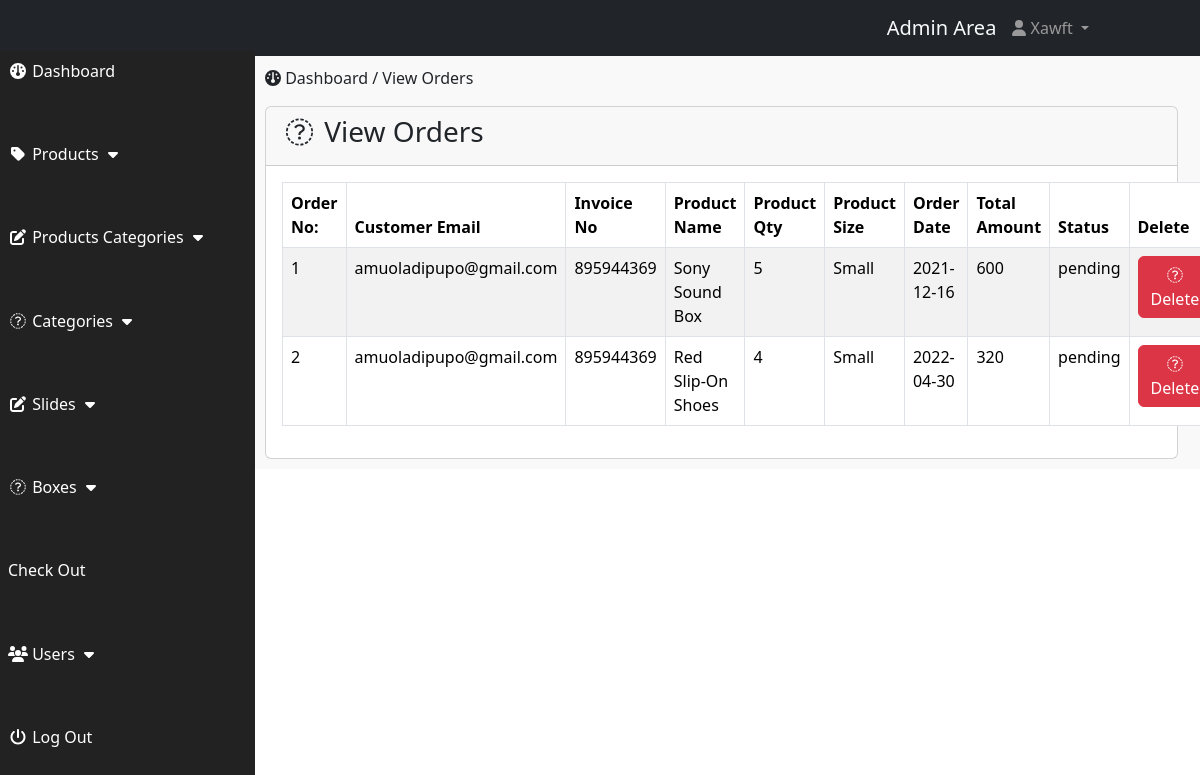
The page /includes/index.php?view_orders=2 (signed in) on the database its author committed.
### tables this page shows
CREATE TABLE `pending_orders` (
  `order_id` int(10) NOT NULL,
  `customer_id` int(10) NOT NULL,
  `invoice_no` int(10) NOT NULL,
  `product_id` text NOT NULL,
  `qty` int(10) NOT NULL,
  `size` text NOT NULL,
  `order_status` text NOT NULL
);

CREATE TABLE `customer` (
  `customer_id` int(10) NOT NULL,
  `customer_name` varchar(255) NOT NULL,
  `customer_email` varchar(255) NOT NULL,
  `customer_pass` varchar(25) NOT NULL,
  `customer_city` text NOT NULL,
  `customer_country` text NOT NULL,
  `customer_contact` varchar(255) NOT NULL,
  `customer_address` varchar(255) NOT NULL,
  `customer_image` text NOT NULL,
  `customer_ip` varchar(255) NOT NULL
);

CREATE TABLE `products` (
  `product_id` int(10) NOT NULL,
  `p_cat_id` int(10) NOT NULL,
  `cat_id` int(10) NOT NULL,
  `date` timestamp NOT NULL DEFAULT current_timestamp() ON UPDATE current_timestamp(),
  `product_title` text NOT NULL,
  `product_img1` text NOT NULL,
  `product_img2` text NOT NULL,
  `product_img3` text NOT NULL,
  `product_price` int(10) NOT NULL,
  `product_desc` text NOT NULL,
  `product_keywords` text NOT NULL
);

CREATE TABLE `customer_orders` (
  `order_id` int(10) NOT NULL,
  `customer_id` int(10) NOT NULL,
  `due_amount` int(100) NOT NULL,
  `invoice_no` int(100) NOT NULL,
  `qty` int(100) NOT NULL,
  `size` text NOT NULL,
  `order_date` date NOT NULL DEFAULT current_timestamp(),
  `order_status` text NOT NULL
);

### includes/view_orders.php (the view)
<div class="row">
    <div class="col-lg-12">
        <ol class="breadcrumb">
            <li class="active">
                <i class="fa fa-dashboard"></i> Dashboard / View Orders
            </li>
        </ol>
    </div>
</div>
<div class="row">
    <div class="col-lg-12">
        <div class="card">
            <div class="card-header">
                <h3 class="card-title"><i class="fa fa-fw fa-money"></i> View Orders</h3>
            </div>
            <div class="card-body">
                <table class="table table-responsive table-hover table-striped table-bordered">
                    <thead>
                        <tr>
                           <th>Order No: </th>
                           <th>Customer Email </th>
                           <th>Invoice No</th>
                           <th>Product Name </th>
                           <th>Product Qty </th>
                           <th>Product Size</th>
                           <th>Order Date</th>
                           <th>Total Amount</th>
                           <th>Status</th>
                           <th>Delete</th>
                        </tr>
                    </thead>
                    <tbody>
                        <?php
                        $i = 1;
                        $get_p_cat = "SELECT * FROM pending_orders";
                        $run_p_cat = mysqli_query($conn, $get_p_cat);
                        while($row = mysqli_fetch_array($run_p_cat)){
                            $c_id = $row["customer_id"];
                            $invoice = $row["invoice_no"];
                            $product_id = $row["product_id"];
                            $qty = $row["qty"];
                            $size = $row["size"];
                            $status = $row["order_status"];
                            $id = $row["order_id"];
                            $get_email = "SELECT * FROM customer WHERE customer_id = '$c_id'";
                            $run_email = mysqli_query($conn, $get_email);
                            $row_email = mysqli_fetch_array($run_email);
                            $email = $row_email["customer_email"];
                            $get_pro = "SELECT * FROM products WHERE product_id = '$product_id'";
                            $run_pro = mysqli_query($conn, $get_pro);
                            $row_pro = mysqli_fetch_array($run_pro);
                            $price = $row_pro["product_price"];
                            $title = $row_pro["product_title"];
                            $total = $price * $qty;
                             $get_date = "SELECT * FROM customer_orders WHERE order_id = '$id'";
                             $run_date = mysqli_query($conn, $get_date);
                             $row_date = mysqli_fetch_array($run_date);
                             $date = $row_date["order_date"];
                            echo '
                            <tr>
                            <td>'.$i.'</td>
                            <td>'.$email.'</td>
                            <td>'.$invoice.'</td>
                            <td>'.$title.'</td>
                            <td>'.$qty.'</td>
                            <td>'.$size.'</td>
                            <td>'.$date.'</td>
                            <td>'.$total.'</td>
                            <td>'.$status.'</td>
                            <td><a href="delete_order.php?delete_order='.$id.'" class="btn btn-danger"><i class="fa fa-trash-o"></i> Delete</a></td>
                        </tr>';
                        $i++;
                        }
                        ?>
                    </tbody>
                </table>
            </div>
        </div>
    </div>
</div>

### includes/css/style.css (style rules this page uses)
body { margin-top: 100px; }
@media (min-width: 768px) { body { margin-top: 50px; color: red; } }

### rows shown on the page
pending_orders: customer.customer_email "amuoladipupo@gmail.com", invoice_no "895944369", product.product_title "Sony Sound Box", qty "5", size "Small", customer_orders.order_date "2021-12-16", total "600", order_status "pending"
pending_orders: customer.customer_email "amuoladipupo@gmail.com", invoice_no "895944369", product.product_title "Red Slip-On Shoes", qty "4", size "Small", customer_orders.order_date "2022-04-30", total "320", order_status "pending"
